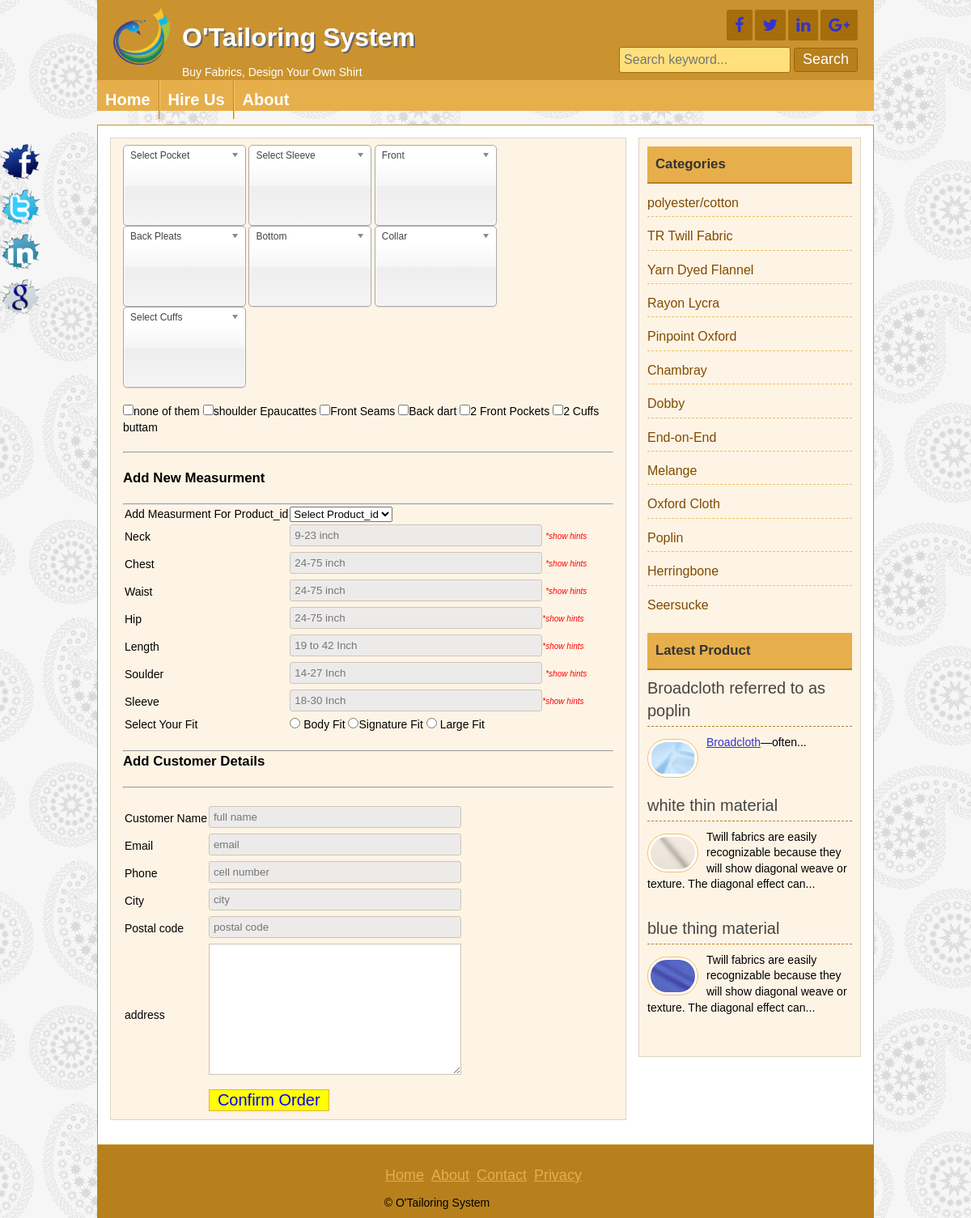
/measurment.php, run on the app's committed database.
### tables this page shows
CREATE TABLE `catagory` (
  `catid` int(11) NOT NULL,
  `name` varchar(50) NOT NULL
);

CREATE TABLE `product` (
  `product_id` varchar(50) NOT NULL,
  `product_typeid` varchar(50) NOT NULL,
  `title` varchar(255) NOT NULL,
  `price` float NOT NULL,
  `body` text NOT NULL,
  `image` varchar(255) NOT NULL,
  `author` varchar(50) NOT NULL,
  `tags` varchar(255) NOT NULL,
  `ddate` date NOT NULL,
  `Season` varchar(50) NOT NULL,
  `weight` int(11) NOT NULL
);

### lib/Database.php (called while the page is built, shortened)
<?php
Class Database{
	public $host   = DB_HOST;
	public $user   = DB_USER;
	public $pass   = DB_PASS;
	public $dbname = DB_NAME;
	public $link;
	private function connectDB(){
	$this->link = new mysqli($this->host, $this->user, $this->pass, $this->dbname);
 }
	public function select($query){
		$result = $this->link->query($query) or die($this->link->error.__LINE__);
		if($result->num_rows > 0){
			return $result;
		} else {
			return false;
		}
	}
}

### helpers/format.php (called while the page is built, shortened)
<?php
class format{
     public function textShorten($text, $limit = 400)
    {
      $text = $text." ";
      $text =  substr($text, 0, $limit);
      $text = substr($text, 0, strrpos($text, ' '));
      $text = $text."...";
      return $text;
    }
}
 ?>

### measurment.php (the view, shortened to what this page needs)
<?php include 'inc/header.php';?>
<?php
$db= new Database();
?>
<link rel="stylesheet" href="admin/css/ex.css" type="text/css">
<link rel="stylesheet" href="admin/css/ex2.css" type="text/css">
    <link rel="stylesheet" href="admin/imageselect/chosen.css">
    <link rel="stylesheet" href="admin/imageselect/ImageSelect.css">
<link rel="stylesheet" href="admin/css/ex.css" type="text/css">
<link rel="stylesheet" href="admin/css/ex2.css" type="text/css">
 <div class="contentsection contemplete clear">
    <?php include 'inc/sidebar.php';?>
    <div class="maincontent clear">
   <form action="" method="post" enctype="multipart/form-data">
            <br>
            <br>
        <div class="grid_10">
            <div class="block" style="color: black;">
                 <input type="checkbox" name="check_list[]" value="none">none of them
                    <input type="checkbox" name="check_list[]" value="shoulder Epaucattes, " class="showTip L8">shoulder Epaucattes
                    <input type="checkbox" name="check_list[]" value="Front Seams, " class="showTip L9">Front Seams
                    <input type="checkbox" name="check_list[]" value="Back dart, " class="showTip L10">Back dart
                    <input type="checkbox" name="check_list[]" value="2 Front Pockets">2 Front Pockets
                    <input type="checkbox" name="check_list[]" value="2 Cuffs buttam">2 Cuffs buttam
                <br>
                <br>
                <hr style=" color: green; width=20px;">
                <br>
        </div>
    <div class="grid_10">
        <div class="box round first grid">
            <h2>Add New Measurment</h2>
            <br>
            <hr>
                <div class="block">
                    <table class="form">
                        <tr>
                            <td>
                                <label>Add Measurment For Product_id</label>
                                <br>
                            </td>
                            <td>
                                <select id="select" name="product_id">
                                    <option>Select Product_id</option>
                                </select>
                            </td>
                        </tr>
                        <tr>
                            <td>
                                <label>Neck</label>
                            </td>
                            <td>
                                <input type="text" name="neck" placeholder="9-23 inch" class="small" />
                                <span class="text"> <span class="showTip L1" style="color:red">*show hints</span></span>
                            </td>
                        </tr>
                        <tr>
                            <td>
                                <label>Chest</label>
                            </td>
                            <td>
                                <input type="text" name="chest" placeholder="24-75 inch" class="small" /> <span class="text"><span class="showTip L2" style="color:red">*show hints</span></span>
                            </td>
                        </tr>
                         <tr>
                            <td>
                                <label>Waist</label>
                            </td>
                            <td>
                                <input type="text" name="waist" placeholder="24-75 inch" class="small" /> <span class="text"><span class="showTip L3" style="color:red">*show hints</span></span>
                            </td>
                        </tr>
                         <tr>
                            <td>
                                <label>Hip</label>
                            </td>
                            <td>
                                <input type="text" name="hip" placeholder="24-75 inch" class="small" /><span class="text"><span class="showTip L4" style="color:red">*show hints</span></span>
                            </td>
                        </tr>
                         <tr>
                            <td>
                                <label>Length</label>
                            </td>
                            <td>
                                <input type="text" name="length" placeholder="19 to 42 Inch" class="small" /><span class="text"><span class="showTip L5" style="color:red">*show hints</span></span>
                            </td>
                        </tr>
                        <tr>
                            <td>
                                <label>Soulder</label>
                            </td>
                            <td>
                                <input type="text" name="soulder" placeholder="14-27 Inch" class="small" />
                                 <span class="text"><span class="showTip L6" style="color:red">*show hints</span></span>
                            </td>
                        </tr>
                         <tr>
                            <td>
                                <label>Sleeve</label>
                            </td>
                            <td>
                                <input type="text" name="sleeve" placeholder="18-30 Inch" class="small" /><span class="text"><span class="showTip L7" style="color:red">*show hints</span></span>
                            </td>
                        </tr>
                        <tr>
                            <td>
                                <label>Select Your Fit</label>
                            </td>
                            <td>
                                <input type="radio" name="fitness" value="body fit" style="color: white;" /> Body Fit
                                <input type="radio" name="fitness" value="Signature" />Signature Fit
                                <input type="radio" name="fitness" value="Large fit" /> Large Fit
                            </td>
                        </tr>
                    </table>
                </div>
            </div>
        </div>
<br>
<hr>
        <div class="grid_10">
            <div class="box round first grid">
                <h2>Add Customer Details</h2>
<br>
<hr>
<br>
                <div class="block">
                    <table class="form">
                        <tr>
                            <td>
                                <label>Customer Name</label>
                            </td>
                            <td>
                                <input type="text" name="customer_name" placeholder="full name" class="small" />
                            </td>
                        </tr>
                        <tr>
                            <td>
                                <label>Email</label>
                            </td>
                            <td>
                                <input type="email" name="customer_email" placeholder="email" class="small" />
                            </td>
                        </tr>
                         <tr>
                            <td>
                                <label>Phone</label>
                            </td>
                            <td>
                                <input type="text" name="phone" placeholder="cell number" class="small" />
                            </td>
                        </tr>
                         <tr>
                            <td>
                                <label>City</label>
                            </td>
                            <td>
                                <input type="text" name="city" placeholder="city" class="small" />
                            </td>
                        </tr>
                          <tr>
                            <td>
                                <label>Postal code</label>
                            </td>
                            <td>
                                <input type="text" name="postal_code" placeholder="postal code" class="small" />
                            </td>
                        </tr>
                        <tr>
                            <td>
                                <label>address</label>
                            </td>
                            <td>
                               <textarea name="address" style="width:300px; height:150px;"></textarea>
                            </td>
                        </tr>
                        <tr>
                            <td></td>
                            <td>
                                <input type="submit" name="submit" Value="Confirm Order" style="color:blue; background: yellow;" />
                            </td>
                        </tr>
                    </table>
                </div>
            </div>
        </div>
    </div>
</form>
</div>
<?php include 'inc/footer.php';?>

### inc/sidebar.php
<div class="sidebar clear">
	<div class="samesidebar clear">
		<h2>Categories</h2>
		<ul>
		<?php
			$query= "select * from catagory";
			$post= $db->select($query);
			if ($post) {
				while ($result= $post->fetch_assoc()) {
				?>
				<li><a href="posts.php?catid=<?php echo $result['catid'] ;?>"><?php echo $result['name']; ?></a></li>
				<?php } } ?>
			</ul>
	</div>
	<div class="samesidebar clear">
		<marquee><h2>Latest Product</h2></marquee>
			<?php
				$query= "select * from product limit 3";
				$post= $db->select($query);
				if ($post) {
					while ($result= $post->fetch_assoc()) {
					 ?>
			<div class="popular clear">
				<h3><a href="post.php?product_id=<?php echo $result['product_id'] ?>"><?php echo $result['title'];?></a></h3>
				<a href="post.php?product_id=<?php echo $result['product_id'] ?>"><img src="admin/<?php echo $result['image']; ?>" alt="post image"/></a>
				<p><?php echo $fm->textShorten($result['body'],120); ?></p>
			</div>
			<?php } } else { header("Location:404.php");  } ?>
	</div>
</div>

### style.css (style rules this page uses)
* { margin:0;padding:0;outline:0 }
body { font-family: 'Source Sans Pro', sans-serif;font-size:14px;line-height:18px;color:#000;background:url(images/bg.png)repeat fixed 0 0 #fff; }
.contemplete { margin: 0 auto; width: 928px; }
.clear { overflow:hidden; }
input[type="text"], input[type="email"] { border: 1px solid #cfc5b6; border-radius: 3px; margin-bottom: 5px; padding: 5px; width: 300px; }
input[type="submit"] { background: #b7801c none repeat scroll 0 0; border: 1px solid #e6af4b; color: #fff; cursor: pointer; font-size: 20px; padding: 1px 10px; }
textarea { height: 110px; margin-bottom: 10px; padding: 5px; width: 300px; border: 1px solid #cfc5b6; }
.contentsection { background: #ffffff none repeat scroll 0 0; border: 1px solid #ca932f; padding: 15px; }
.maincontent { background: #fef4e5 none repeat scroll 0 0; border: 1px solid #ded4c5; float: left; margin: 0 15px 15px 0; padding: 8px 15px; width: 606px; }
.sidebar { background: #fef4e5 none repeat scroll 0 0; border: 1px solid #ded4c5; float: right; margin-bottom: 15px; margin-top: 0; padding: 10px; width: 253px; }
.samesidebar { margin-bottom: 10px; }
.samesidebar h2 { background: #e6af4b none repeat scroll 0 0; border-bottom: 2px solid #b7801c; color: #333; margin-bottom: 8px; padding: 10px; }
.samesidebar ul { padding:0;margin:0;list-style:none; }
.samesidebar ul li { border-bottom: 1px dashed #e9c05c; font-size: 16px; padding: 5px 8px 5px 0; }
.samesidebar ul li:last-child { border-bottom: 0px dashed #e9c05c; }
.samesidebar ul li a { color: #814a00; text-decoration: none; }
.samesidebar p { margin-bottom: 10px; }
.popular { margin-bottom: 20px; }
.popular h3 { border-bottom: 1px dashed #b7801c; font-size: 20px; font-weight: normal; margin-bottom: 10px; padding-bottom: 5px; }
.popular h3 a { text-decoration:none;color:#444 }
.popular img { background: #fff none repeat scroll 0 0; border: 1px solid #f6bf5b; border-radius: 30px; float: left; height: 40px; margin-right: 10px; margin-top: 5px; padding: 3px; width: 55px; }

### admin/css/ex.css (style rules this page uses)
body, td { font: 14px/1.4 verdana, arial, helvetica, sans-serif; }
h2 { font-size:1.2em; }
a:link { color:#33c; }
ul { margin-bottom: 2.4em; }
ul li { margin-bottom:.5em; }
p { max-width: 60em; }

### measurment.php (style rules this page uses)
input { background-color:#edebea; }
span.text { color: #red; font-size:10px; font-style: italic; }

### data on the page
catagory: name "polyester/cotton"
catagory: name "TR Twill Fabric"
catagory: name "Yarn Dyed Flannel"
catagory: name "Rayon Lycra"
catagory: name "Pinpoint Oxford"
catagory: name "Chambray"
catagory: name "Dobby"
catagory: name "End-on-End"
catagory: name "Melange"
catagory: name "Oxford Cloth"
catagory: name "Poplin"
catagory: name "Herringbone"
catagory: name "Seersucke"
product: title "Broadcloth referred to as poplin", image (picture), body "Broadcloth —often..."
product: title "white thin material", image (picture), body "Twill fabrics are easily recognizable because they will show diagonal weave or texture. The diagonal effect can..."
product: title "blue thing material", image (picture), body "Twill fabrics are easily recognizable because they will show diagonal weave or texture. The diagonal effect can..."
